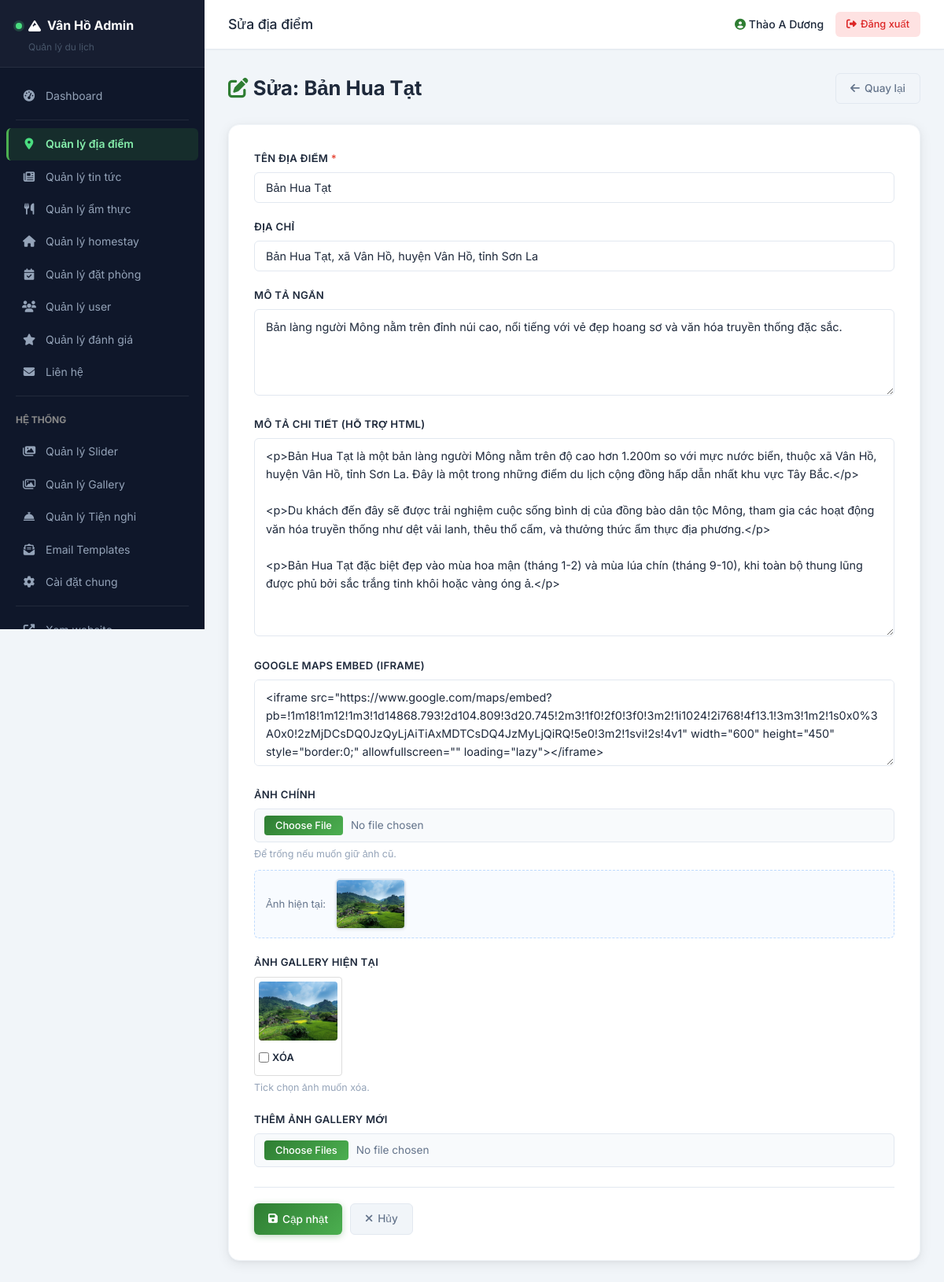
The app's page /admin/places/edit.php?id=1 (signed in) with its own data.
### tables this page shows
CREATE TABLE `places` (
  `id` int(11) NOT NULL,
  `name` varchar(200) NOT NULL,
  `slug` varchar(255) DEFAULT NULL,
  `short_description` text DEFAULT NULL,
  `description` longtext DEFAULT NULL,
  `location` varchar(255) DEFAULT NULL,
  `latitude` decimal(10,7) DEFAULT NULL,
  `longitude` decimal(10,7) DEFAULT NULL,
  `map_embed` text DEFAULT NULL,
  `image` varchar(255) DEFAULT NULL,
  `views` int(11) DEFAULT 0,
  `created_at` timestamp NOT NULL DEFAULT current_timestamp(),
  `updated_at` timestamp NULL DEFAULT NULL ON UPDATE current_timestamp()
);

CREATE TABLE `place_images` (
  `id` int(11) NOT NULL,
  `place_id` int(11) NOT NULL,
  `image` varchar(255) NOT NULL,
  `sort_order` int(11) DEFAULT 0,
  `created_at` timestamp NOT NULL DEFAULT current_timestamp()
);

### functions.php (called while the page is built, shortened)
<?php
function sanitize(string $data): string
{
    return htmlspecialchars(trim($data), ENT_QUOTES, 'UTF-8');
}
function getImageUrl(string $filename, string $folder = 'places'): string
{
    return UPLOADS_URL . '/' . $folder . '/' . $filename;
}

### admin/places/edit.php (the view, shortened to what this page needs)
<?php
require_once dirname(__DIR__) . '/includes/header.php';
$id = isset($_GET['id']) ? (int)$_GET['id'] : 0;
$stmt = $pdo->prepare("SELECT * FROM places WHERE id = ?");
$stmt->execute([$id]);
$place = $stmt->fetch();
$stmtImages = $pdo->prepare("SELECT * FROM place_images WHERE place_id = ? ORDER BY sort_order ASC");
$stmtImages->execute([$id]);
$galleryImages = $stmtImages->fetchAll();
?>
<div class="content-header">
    <h1><i class="fas fa-edit" style="color:var(--admin-primary)"></i> Sửa: <?= sanitize($place['name']) ?></h1>
    <a href="<?= ADMIN_URL ?>/places/" class="btn-admin btn-back">
        <i class="fas fa-arrow-left"></i> Quay lại
    </a>
</div>
<div class="form-card">
    <form method="POST" action="" enctype="multipart/form-data" class="admin-form">
        <div class="form-group">
            <label for="name">Tên địa điểm <span class="required">*</span></label>
            <input type="text" name="name" id="name" class="form-control" required
                value="<?= sanitize($place['name']) ?>">
        </div>
        <div class="form-group">
            <label for="location">Địa chỉ</label>
            <input type="text" name="location" id="location" class="form-control"
                value="<?= sanitize($place['location'] ?? '') ?>">
        </div>
        <div class="form-group">
            <label for="short_description">Mô tả ngắn</label>
            <textarea name="short_description" id="short_description" class="form-control" rows="3"><?= sanitize($place['short_description'] ?? '') ?></textarea>
        </div>
        <div class="form-group">
            <label for="description">Mô tả chi tiết (hỗ trợ HTML)</label>
            <textarea name="description" id="description" class="form-control" rows="10"><?= $place['description'] ?? '' ?></textarea>
        </div>
        <div class="form-group">
            <label for="map_embed">Google Maps Embed (iframe)</label>
            <textarea name="map_embed" id="map_embed" class="form-control" rows="3"><?= sanitize($place['map_embed'] ?? '') ?></textarea>
        </div>
        <div class="form-group">
            <label for="image">Ảnh chính</label>
            <input type="file" name="image" id="image" class="form-control" accept="image/*">
            <div class="form-hint">Để trống nếu muốn giữ ảnh cũ.</div>
            <?php if (!empty($place['image'])): ?>
                <div class="current-image">
                    <span>Ảnh hiện tại:</span>
                    <img src="<?= getImageUrl($place['image'], 'places') ?>" alt="Ảnh hiện tại">
                </div>
            <?php endif; ?>
        </div>
        <?php if (count($galleryImages) > 0): ?>
            <div class="form-group">
                <label>Ảnh gallery hiện tại</label>
                <div style="display:flex;flex-wrap:wrap;gap:10px;margin-top:8px">
                    <?php foreach ($galleryImages as $img): ?>
                        <div style="position:relative;border:1px solid #ddd;border-radius:4px;padding:5px">
                            <img src="<?= getImageUrl($img['image'], 'places') ?>"
                                style="width:100px;height:75px;object-fit:cover;border-radius:4px" alt="Gallery">
                            <label style="display:flex;align-items:center;gap:4px;margin-top:5px;font-size:0.8rem;cursor:pointer">
                                <input type="checkbox" name="delete_gallery[]" value="<?= $img['id'] ?>">
                                Xóa
                            </label>
                        </div>
                    <?php endforeach; ?>
                </div>
                <div class="form-hint">Tick chọn ảnh muốn xóa.</div>
            </div>
        <?php endif; ?>
        <div class="form-group">
            <label for="gallery">Thêm ảnh gallery mới</label>
            <input type="file" name="gallery[]" id="gallery" class="form-control" accept="image/*" multiple>
        </div>
        <div class="form-actions">
            <button type="submit" class="btn-admin btn-add">
                <i class="fas fa-save"></i> Cập nhật
            </button>
            <a href="<?= ADMIN_URL ?>/places/" class="btn-admin btn-back">
                <i class="fas fa-times"></i> Hủy
            </a>
        </div>
    </form>
</div>
<?php require_once dirname(__DIR__) . '/includes/footer.php'; ?>

### assets/css/admin.css (style rules this page uses)
:root { --admin-primary: #2E7D32; --admin-primary-dark: #1B5E20; --admin-primary-light: #4CAF50; --admin-secondary: #1976D2; --admin-secondary-light: #42A5F5; --admin-sidebar-bg: #0f172a; --admin-sidebar-hover: rgba(255,255,255,0.06); --admin-sidebar-active: rgba(46,125,50,0.22); --admin-text: #1e293b; --admin-text-light: #64748b; --admin-text-muted: #94a3b8; --admin-bg: #f1f5f9; --admin-white: #fff; --admin-border: #e2e8f0; --admin-border-light: #f1f5f9; --admin-shadow-sm: 0 1px 3px rgba(0,0,0,0.06); --admin-shadow: 0 4px 16px rgba(0,0,0,0.08), 0 1px 4px rgba(0,0,0,0.04); --admin-shadow-lg: 0 10px 40px rgba(0,0,0,0.12); --admin-radius: 10px; --admin-radius-sm: 6px; --admin-radius-lg: 14px; --admin-transition: 0.25s cubic-bezier(.4,0,.2,1); }
* { margin: 0; padding: 0; box-sizing: border-box; }
body { font-family: 'Inter', sans-serif; background: var(--admin-bg); color: var(--admin-text); line-height: 1.6; font-size: 14px; }
a { text-decoration: none; color: var(--admin-primary); }
img { max-width: 100%; height: auto; }
.content-header { display: flex; align-items: center; justify-content: space-between; margin-bottom: 25px; }
.content-header h1 { font-size: 1.6rem; color: var(--admin-text); }
.btn-admin { display: inline-flex; align-items: center; gap: 6px; padding: 8px 18px; border-radius: var(--admin-radius-sm); font-size: 0.85rem; font-weight: 500; cursor: pointer; border: none; transition: all var(--admin-transition); font-family: 'Inter', sans-serif; white-space: nowrap; }
.btn-add { background: linear-gradient(135deg, var(--admin-primary), var(--admin-primary-light)); color: #fff; box-shadow: 0 2px 8px rgba(46,125,50,0.3); }
.btn-back { background: #f1f5f9; color: var(--admin-text-light); border: 1px solid var(--admin-border); }
.form-card { background: var(--admin-white); border-radius: var(--admin-radius-lg); box-shadow: var(--admin-shadow); padding: 32px; border: 1px solid var(--admin-border-light); }
.admin-form .form-group { margin-bottom: 20px; }
.admin-form label { display: block; font-weight: 600; font-size: 0.82rem; text-transform: uppercase; letter-spacing: 0.3px; margin-bottom: 7px; color: var(--admin-text); }
.admin-form label .required { color: #e74c3c; }
.admin-form .form-control { width: 100%; padding: 10px 14px; border: 1.5px solid var(--admin-border); border-radius: var(--admin-radius-sm); font-family: 'Inter', sans-serif; font-size: 0.9rem; color: var(--admin-text); background: var(--admin-white); transition: border-color var(--admin-transition), box-shadow var(--admin-transition); }
.admin-form input[type="file"].form-control { padding: 8px 12px; background: #f8fafc; cursor: pointer; font-size: 0.85rem; color: var(--admin-text-light); }
.admin-form textarea.form-control { resize: vertical; min-height: 110px; line-height: 1.6; }
.admin-form .form-hint { font-size: 0.78rem; color: var(--admin-text-muted); margin-top: 5px; display: flex; align-items: center; gap: 4px; }
.admin-form .current-image { margin-top: 10px; display: flex; align-items: center; gap: 12px; padding: 10px 14px; background: #f8fbff; border: 1px dashed #bfdbfe; border-radius: var(--admin-radius-sm); font-size: 0.82rem; color: var(--admin-text-light); }
.admin-form .current-image img { width: 90px; height: 65px; object-fit: cover; border-radius: var(--admin-radius-sm); border: 2px solid var(--admin-border); box-shadow: var(--admin-shadow-sm); }
.form-actions { display: flex; gap: 10px; margin-top: 25px; padding-top: 20px; border-top: 1px solid var(--admin-border); }

### records on screen
places: name "Bản Hua Tạt", location "Bản Hua Tạt, xã Vân Hồ, huyện Vân Hồ, tỉnh Sơn La", short_description "Bản làng người Mông nằm trên đỉnh núi cao, nổi tiếng với vẻ đẹp hoang sơ và văn hóa truyền thống đặc sắc.", description "<p>Bản Hua Tạt là một bản làng người Mông nằm trên độ cao hơn 1.200m so với mực nước biển, thuộc xã Vân Hồ, huyện Vân Hồ, tỉnh Sơn La. Đây là một trong những điểm du lịch cộng đồng hấp dẫn nhất khu vực Tây Bắc.</p> <p>Du khách đến đây sẽ được trải nghiệm cuộc sống bình dị của đồng bào dân tộc Mông, tham gia các hoạt động văn hóa truyền thống như dệt vải lanh, thêu thổ cẩm, và thưởng thức ẩm thực địa phương.</p> <p>Bản Hua Tạt đặc biệt đẹp vào mùa hoa mận (tháng 1-2) và mùa lúa chín (tháng 9-10), khi toàn bộ thung lũng được phủ bởi sắc trắng tinh khôi hoặc vàng óng ả.</p>", map_embed "<iframe src=\"https://www.google.com/maps/embed?pb=!1m18!1m12!1m3!1d14868.793!2d104.809!3d20.745!2m3!1f0!2f0!3f0!3m2!1i1024!2i768!4f13.1!3m3!1m2!1s0x0%3A0x0!2zMjDCsDQ0JzQyLjAiTiAxMDTCsDQ4JzMyLjQiRQ!5e0!3m2!1svi!2s!4v1\" width=\"600\" height=\"450\" style=\"border:0;\" allowfullscreen=\"\" loading=\"lazy\"></iframe>", image (picture)
place_images: image (picture)

### other values on screen
$adminTitle "Sửa địa điểm"
$_SESSION['admin_username'] "Thào A Dương"
